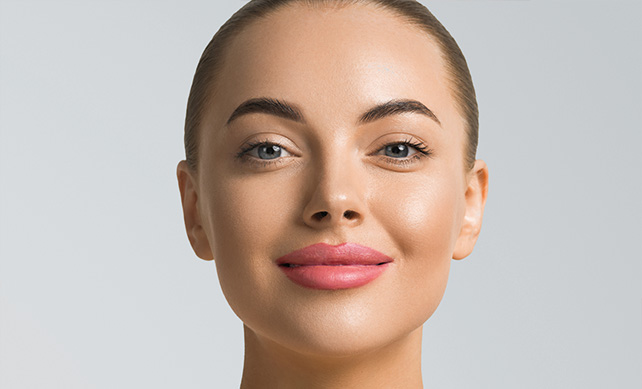
#> input picture face_recognition/person1.jpg, 642 x 389 px, found by its file name; its folder holds only this picture in this run
$ python face_recognition_2.py
#> lines starting #> are read from the running program, lines starting #| are printed output that depends on the picture
import cv2
import os
import numpy as np

data_path = 'C:/Users/ACER/Desktop/face_recognition_project/face_recognition'
recognizer = cv2.face.LBPHFaceRecognizer_create()
face_cascade = cv2.CascadeClassifier(cv2.data.haarcascades + 'haarcascade_frontalface_default.xml')

faces = []
labels = []
label_map = {}
label_counter = 0

for filename in os.listdir(data_path):
    if filename.endswith(".jpg") or filename.endswith(".png"):
        path = os.path.join(data_path, filename)
        img = cv2.imread(path)
#> img is the input picture: shape (389, 642, 3); mean B, G, R 175, 183.2, 197.7
        gray = cv2.cvtColor(img, cv2.COLOR_BGR2GRAY)
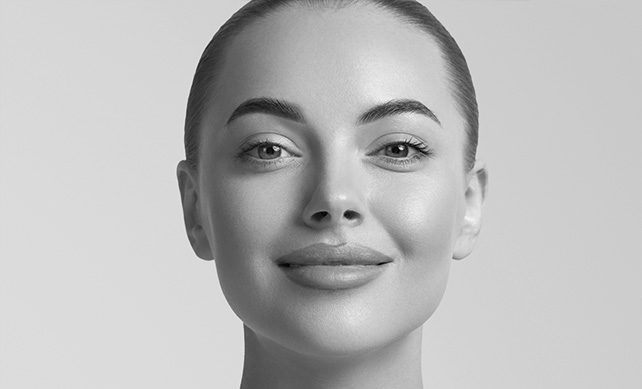
#> gray: shape (389, 642); min 0, max 244, mean 186.5
        faces_rect = face_cascade.detectMultiScale(gray, 1.3, 5)
#> faces_rect = [[189, 28, 307, 307]]

        for (x, y, w, h) in faces_rect:
            face = gray[y:y+h, x:x+w]
            name = os.path.splitext(filename)[0]
            if name not in label_map:
                label_map[name] = label_counter
                label_counter += 1
            faces.append(face)
            labels.append(label_map[name])
#> this loop made 1 pass
#> (x, y, w, h, label_counter) on pass 1: (189, 28, 307, 307, 1)
#> pass 1, `face = gray[y:y+h, x:x+w]`:
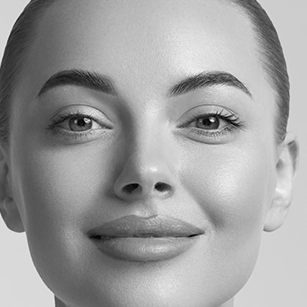
#> face: shape (307, 307); min 0, max 244, mean 159
#> after the loop, faces = 1 item; label_counter = 1; label_map = {'person1': 0}; labels = [0]

recognizer.train(faces, np.array(labels))
print("✔ Обучението приключи.")

test_img_path = 'C:/Users/ACER/Desktop/face_recognition_project/face_recognition/unknown.jpg'
test_img = cv2.imread(test_img_path)

if test_img is None:
    print(f"Грешка при зареждане на {test_img_path}")
    exit()
#> (the program exits here)

$ run again, on face_recognition/person2.jpg
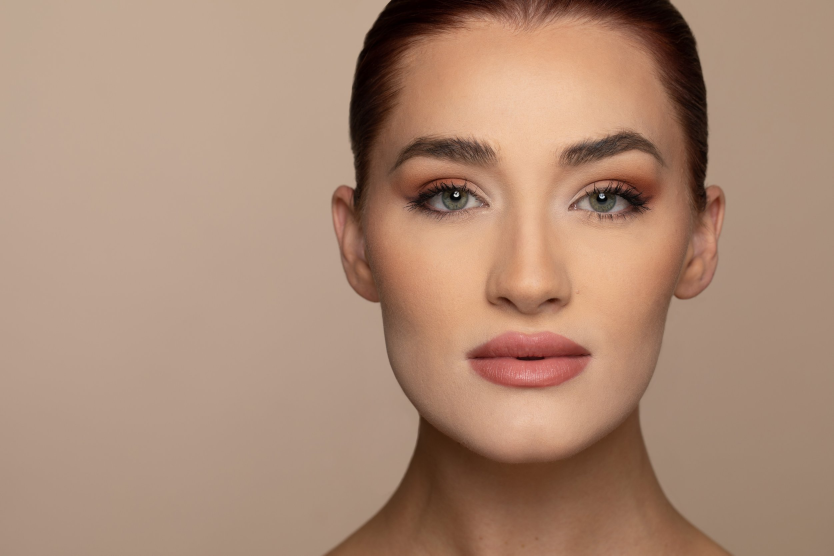
#> input picture face_recognition/person2.jpg, 2500 x 1667 px, found by its file name (shown at 1/3 size)
#> img is the input picture: shape (1667, 2500, 3); mean B, G, R 118.1, 138.9, 171.9
#> `gray = cv2.cvtColor(img, cv2.COLOR_BGR2GRAY)`:
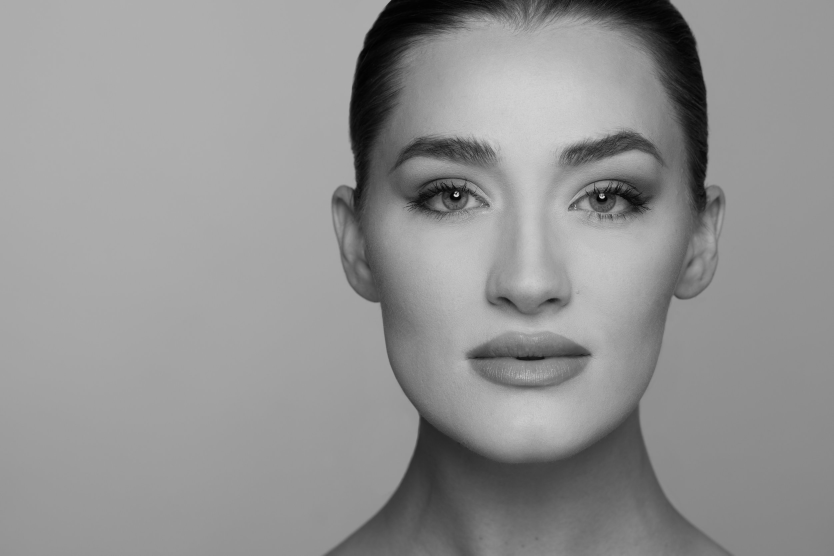
#> gray: shape (1667, 2500) (shown at 1/3 size); min 0, max 251, mean 146.4
#> faces_rect = [[1020, 156, 1148, 1148]]
#> the loop `for (x, y, w, h) in faces_rect:` made 1 pass
#> (x, y, w, h, label_counter) on pass 1: (1020, 156, 1148, 1148, 1)
#> pass 1, `face = gray[y:y+h, x:x+w]`:
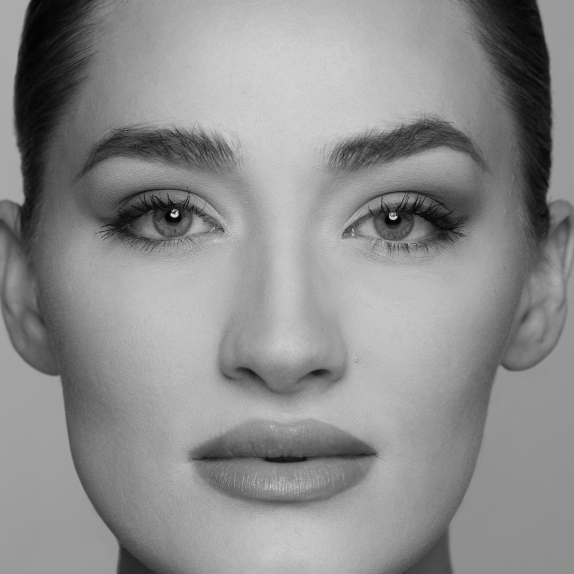
#> face: shape (1148, 1148) (shown at 1/2 size); min 0, max 251, mean 140.8
#> after the loop `for (x, y, w, h) in faces_rect:`: faces = 1 item; label_counter = 1; label_map = {'person2': 0}; labels = [0]

$ run again, on face_recognition/person3.jpg
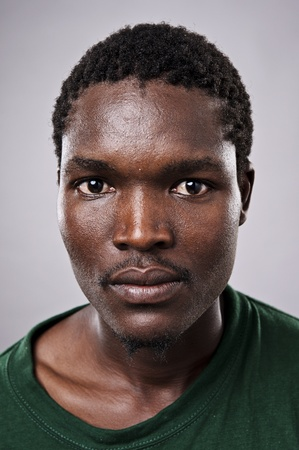
#> input picture face_recognition/person3.jpg, 299 x 450 px, found by its file name
#> img is the input picture: shape (450, 299, 3); mean B, G, R 105.3, 107.4, 117.3
#> `gray = cv2.cvtColor(img, cv2.COLOR_BGR2GRAY)`:
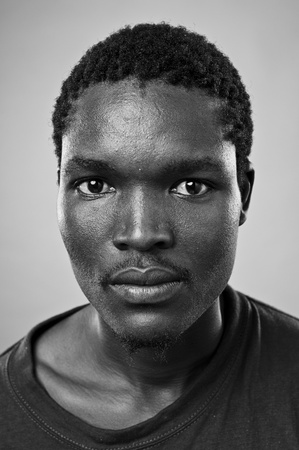
#> gray: shape (450, 299); min 0, max 248, mean 110.2
#> faces_rect = [[36, 97, 216, 216]]
#> the loop `for (x, y, w, h) in faces_rect:` made 1 pass
#> (x, y, w, h, label_counter) on pass 1: (36, 97, 216, 216, 1)
#> pass 1, `face = gray[y:y+h, x:x+w]`:
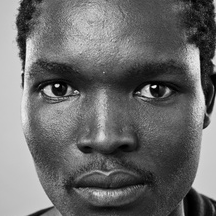
#> face: shape (216, 216); min 0, max 248, mean 107
#> after the loop `for (x, y, w, h) in faces_rect:`: faces = 1 item; label_counter = 1; label_map = {'person3': 0}; labels = [0]

$ run again, on face_recognition/test.jpg
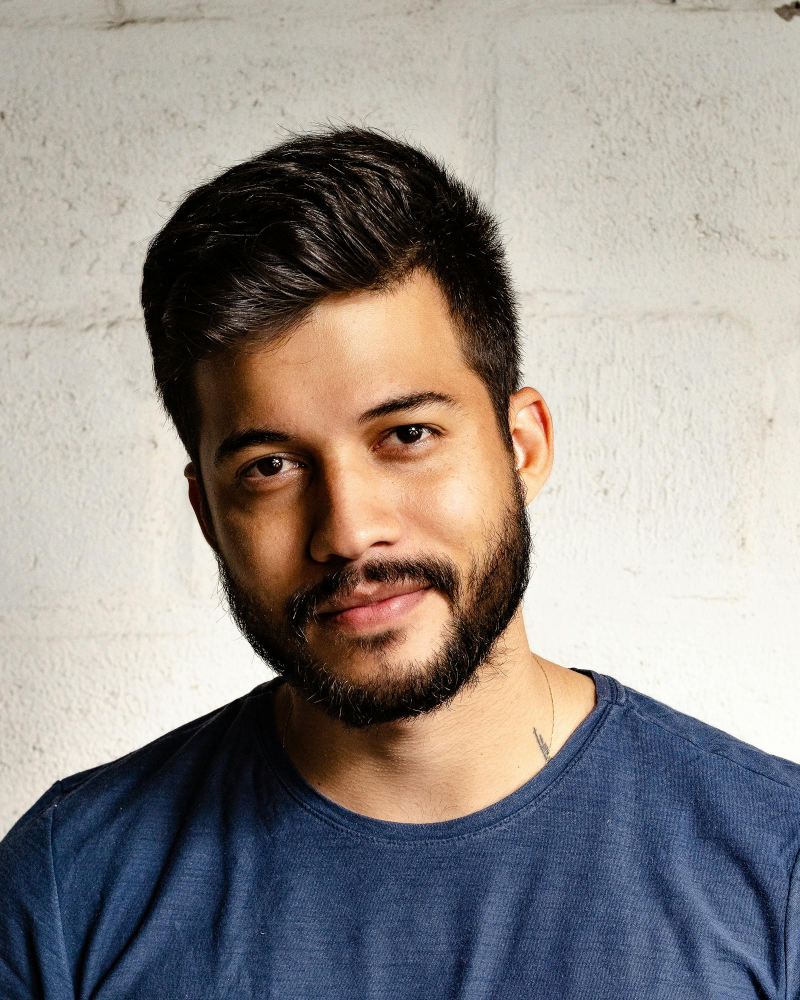
#> input picture face_recognition/test.jpg, 2400 x 3000 px, found by its file name (shown at 1/3 size)
#> img is the input picture: shape (3000, 2400, 3); mean B, G, R 138, 142.4, 148.4
#> `gray = cv2.cvtColor(img, cv2.COLOR_BGR2GRAY)`:
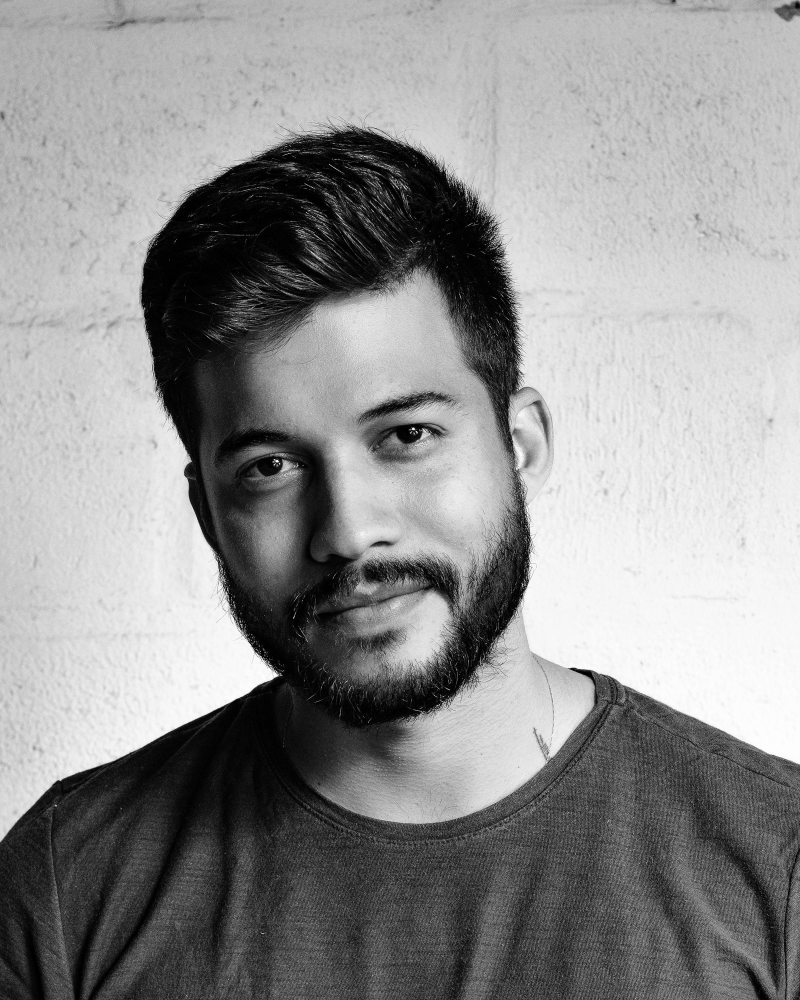
#> gray: shape (3000, 2400) (shown at 1/3 size); min 0, max 255, mean 143.7
#> faces_rect = [[480, 897, 1148, 1148]]
#> the loop `for (x, y, w, h) in faces_rect:` made 1 pass
#> (x, y, w, h, label_counter) on pass 1: (480, 897, 1148, 1148, 1)
#> pass 1, `face = gray[y:y+h, x:x+w]`:
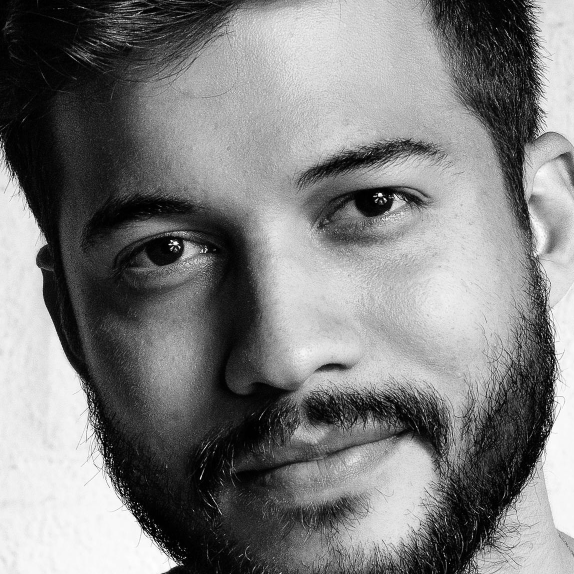
#> face: shape (1148, 1148) (shown at 1/2 size); min 0, max 255, mean 125.8
#> after the loop `for (x, y, w, h) in faces_rect:`: faces = 1 item; label_counter = 1; label_map = {'test': 0}; labels = [0]
